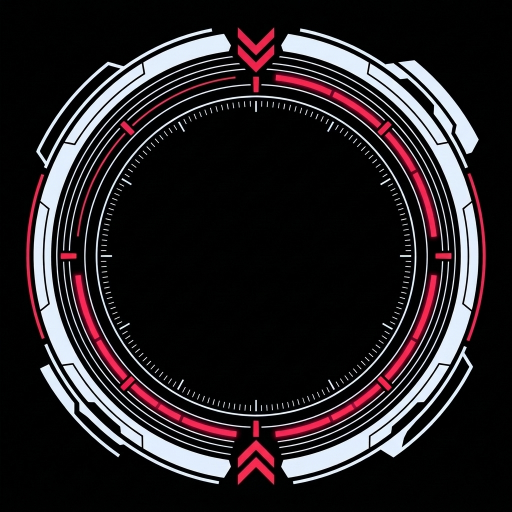
#> input picture sandbox/pilot_rig_lab/source_refs/valentina_v2_weapons/reticula_tactica_mecha_master.jpg, 1024 x 1024 px (shown at 1/2 size)
$ python build_orbital_ring_texture.py
#> lines starting #> are read from the running program, lines starting #| are printed output that depends on the picture; after the words box and inside, x2 and y2 are one past the last pixel; in counts of white or black regions, pixels touching at a corner belong together
#!/usr/bin/env python3
"""Offline compiler for top-down 1:1 orbital ring AI textures (Guns Lab — Valentina v2).

Packs a black-background top-down circular ring into 4 shader-ready RGBA channels:
  - R: Silver/structural ring luminance (0..255)
  - G: Crimson/energy accent intensity (0..255)
  - B: Radial zone mask (255 = outer ring, 0 = inner counter-rotating ring)
  - A: Clean background-knockout alpha max(R, G)

Also exports `<name>_meta.json` with calibrated split radius and main rail radius.
"""

from __future__ import annotations

import argparse
import json
from pathlib import Path

import cv2
import numpy as np

TOOLS_DIR = Path(__file__).resolve().parent
PILOT_RIG_LAB_DIR = TOOLS_DIR.parent
REPO_ROOT = PILOT_RIG_LAB_DIR.parent.parent
DEFAULT_SRC = PILOT_RIG_LAB_DIR / "source_refs" / "valentina_v2_weapons" / "reticula_tactica_mecha_master.jpg"
DEFAULT_OUT_DIR = REPO_ROOT / "assets" / "pilots" / "valentina_v2" / "planar" / "weapons"

DEFAULT_SIZE_PX: int = 1024
OUTER_UV_RADIUS: float = 0.445  # Leaves ~5.5% margin on all sides so rotation never clips


def _find_radial_split(gray: np.ndarray, cx: float, cy: float, rmax: float) -> float:
    h, w = gray.shape
    yy, xx = np.mgrid[0:h, 0:w]
    rr = np.hypot(xx - cx, yy - cy) / max(rmax, 1.0)

    best_r: float = 0.712
    best_score: float = 1e9
    for r_cand in np.linspace(0.64, 0.80, 65):
        band = (rr >= r_cand - 0.012) & (rr <= r_cand + 0.012)
        if not np.any(band):
            continue
        occ = float((gray[band] > 26).mean())
        if occ < best_score:
            best_score = occ
            best_r = float(r_cand)
    return best_r


def main() -> int:
    parser = argparse.ArgumentParser(description="Compile 1:1 orbital ring AI texture into RGBA packed channels.")
    parser.add_argument("--src", type=Path, default=DEFAULT_SRC)
    parser.add_argument("--out-dir", type=Path, default=DEFAULT_OUT_DIR)
    parser.add_argument("--name", type=str, default="valentina_mecha_ring")
    parser.add_argument("--size", type=int, default=DEFAULT_SIZE_PX)
    parser.add_argument("--split-r", type=float, default=-1.0, help="Normalized split radius inside bounding circle (0..1).")
    args = parser.parse_args()

    raw = cv2.imread(str(args.src), cv2.IMREAD_COLOR)
#> raw is the input picture: shape (1024, 1024, 3); mean B, G, R 37.4, 34.1, 39.5
    if raw is None:
        raise RuntimeError(f"Could not read source ring image: {args.src}")

    h, w = raw.shape[:2]
#> h = 1024; w = 1024
    max_ch = raw.max(axis=2)
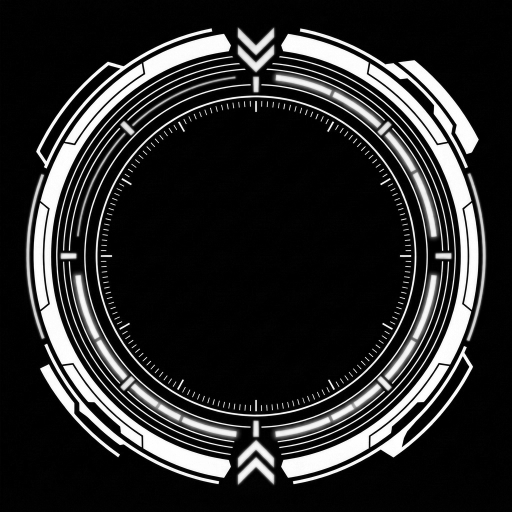
#> max_ch: shape (1024, 1024) (shown at 1/2 size); min 0, max 255, mean 42.9
    ys, xs = np.where(max_ch > 32)
    if len(xs) == 0:
        raise RuntimeError("No foreground ring pixels detected on black background.")

    cx = 0.5 * float(xs.min() + xs.max())
#> cx = 511.5
    cy = 0.5 * float(ys.min() + ys.max())
#> cy = 512
    rmax = float(max(xs.max() - cx, cx - xs.min(), ys.max() - cy, cy - ys.min()))
#> rmax = 460.5

    split_norm = args.split_r if args.split_r > 0.0 else _find_radial_split(max_ch, cx, cy, rmax)
#> in _find_radial_split, `rr = np.hypot(xx - cx, yy - cy) / max(rmax, 1.0)`:
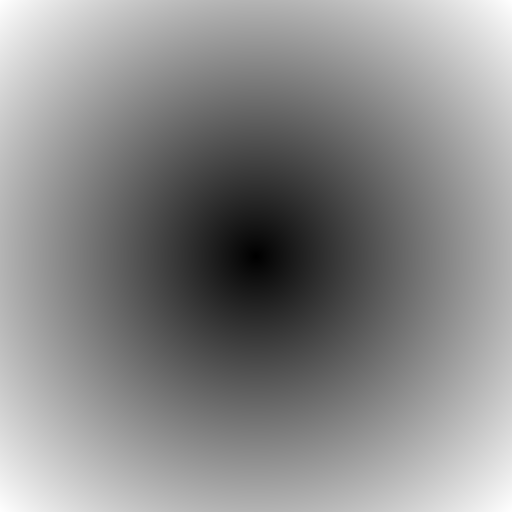
#> rr: shape (1024, 1024) float64 (shown at 1/2 size); min 0.00109, max 1.57, mean 0.851; drawn with min black and max white
#> the loop in _find_radial_split, `for r_cand in np.linspace(0.64, 0.80, 65):` made 65 passes
#> (occ, best_score) on passes 1, 28, 29, 30: (0.0679, 0.0679), (0.0613, 0.0613), (0.0108, 0.0108), (0.00746, 0.00746)
#> occ on passes 2 to 7: 0.0894, 0.112, 0.133, 0.155, 0.177, 0.198
#> pass 1, in _find_radial_split, `band = (rr >= r_cand - 0.012) & (rr <= r_cand + 0.012)`:
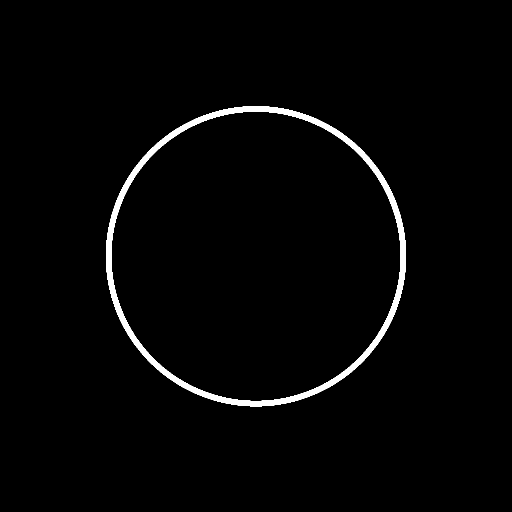
#> band: shape (1024, 1024) bool (shown at 1/2 size); 2% white; 1 white region, box (x1, y1, x2, y2) and area: (212, 212, 812, 813) 20454
#> after the loop in _find_radial_split, `for r_cand in np.linspace(0.64, 0.80, 65):`: best_r = 0.713; best_score = 0.00746
#> split_norm = 0.713

    # Re-center and fit ring to exact OUTER_UV_RADIUS inside size x size square canvas
    out_sz = max(256, int(args.size))
    target_r_px = OUTER_UV_RADIUS * float(out_sz)
    scale = target_r_px / max(rmax, 1.0)
#> scale = 0.99
    out_cx = 0.5 * float(out_sz - 1)
    out_cy = 0.5 * float(out_sz - 1)
    mat = np.array(
        [
            [scale, 0.0, out_cx - cx * scale],
            [0.0, scale, out_cy - cy * scale],
        ],
        dtype=np.float32,
    )
#> mat = [[0.99, 0, 5.35], [0, 0.99, 4.86]]
    warped = cv2.warpAffine(raw, mat, (out_sz, out_sz), flags=cv2.INTER_CUBIC, borderValue=(0, 0, 0))

    b_f = warped[:, :, 0].astype(np.float32)
    g_f = warped[:, :, 1].astype(np.float32)
    r_f = warped[:, :, 2].astype(np.float32)

    val_max = np.maximum(r_f, np.maximum(g_f, b_f))
    # Suppress dark JPEG background compression artifacts cleanly
    noise_gate = np.clip((val_max - 14.0) / 18.0, 0.0, 1.0)

    # Smooth separation between crimson energy and white-silver structure
    red_dom = r_f - np.maximum(g_f, b_f)
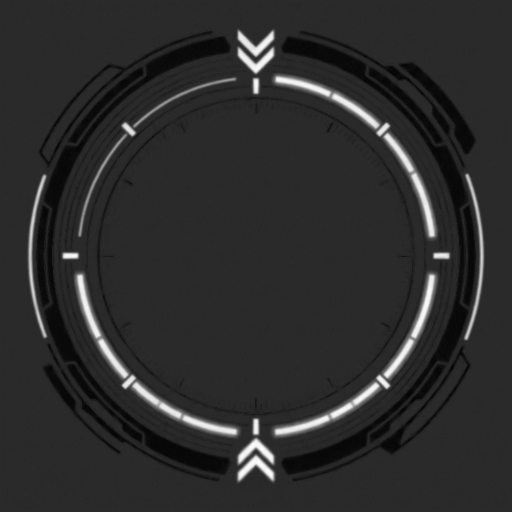
#> red_dom: shape (1024, 1024) float32 (shown at 1/2 size); min -35, max 173, mean 2.2; drawn with min black and max white
    energy_w = np.clip((red_dom - 10.0) / 36.0, 0.0, 1.0)

    energy_ch = np.clip(r_f * energy_w * noise_gate, 0.0, 255.0)
    struct_luma = np.maximum(0.299 * r_f + 0.587 * g_f + 0.114 * b_f, val_max * 0.92)
    struct_ch = np.clip(struct_luma * (1.0 - energy_w) * noise_gate, 0.0, 255.0)
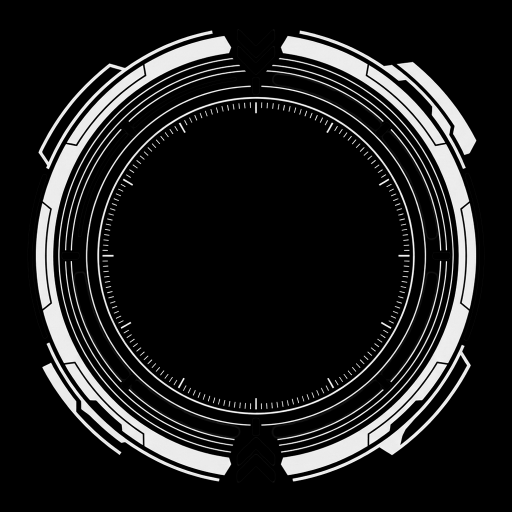
#> struct_ch: shape (1024, 1024) float32 (shown at 1/2 size); min 0, max 255, mean 31.5

    # Radial zone mask (B = 255 outer armored ring, B = 0 inner counter-rotating micro-ticks)
    yy, xx = np.mgrid[0:out_sz, 0:out_sz]
    rr_uv = np.hypot(xx - out_cx, yy - out_cy) / float(out_sz)
    split_uv = split_norm * OUTER_UV_RADIUS
#> split_uv = 0.317
    zone_ch = np.where(rr_uv >= split_uv, 255.0, 0.0).astype(np.float32)
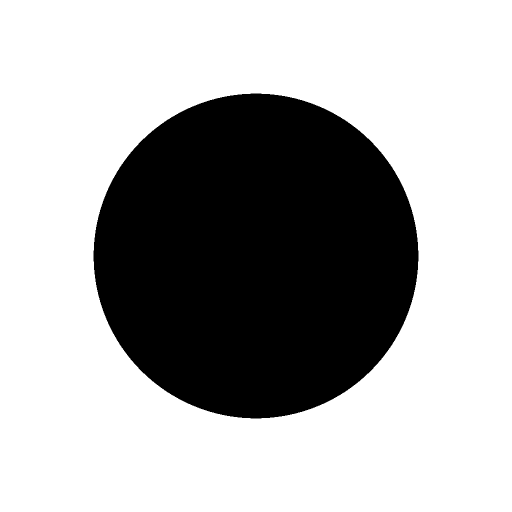
#> zone_ch: shape (1024, 1024) float32 (shown at 1/2 size); 68.4% white; 1 black region, box (x1, y1, x2, y2) and area: (187, 187, 837, 837) 331192

    alpha_ch = np.clip(np.maximum(struct_ch, energy_ch), 0.0, 255.0)

    # OpenCV writes BGRA -> B=zone, G=energy, R=structure, A=alpha
    packed = np.stack(
        [
            np.round(zone_ch).astype(np.uint8),
            np.round(energy_ch).astype(np.uint8),
            np.round(struct_ch).astype(np.uint8),
            np.round(alpha_ch).astype(np.uint8),
        ],
        axis=2,
    )
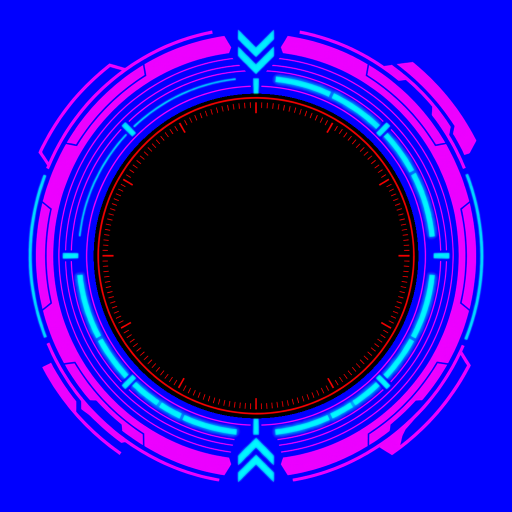
#> packed: shape (1024, 1024, 4) (shown at 1/2 size); mean of channels 0, 1, 2, 3 174.5, 7.8, 31.5, 39.2; drawn as B, G, R

    args.out_dir.mkdir(parents=True, exist_ok=True)
    out_png = args.out_dir / f"{args.name}_packed.png"
    cv2.imwrite(str(out_png), packed)

    meta = {
        "schema_version": 1,
        "name": args.name,
        "source": str(args.src.relative_to(PILOT_RIG_LAB_DIR)).replace("\\", "/")
        if args.src.is_relative_to(PILOT_RIG_LAB_DIR)
        else str(args.src),
        "size_px": [out_sz, out_sz],
        "outer_uv_radius": round(OUTER_UV_RADIUS, 4),
        "split_uv_radius": round(float(split_uv), 4),
        "main_rail_uv_radius": round(float(0.86 * OUTER_UV_RADIUS), 4),
    }
    meta_path = args.out_dir / f"{args.name}_meta.json"
    meta_path.write_text(json.dumps(meta, indent=2), encoding="utf-8")
    print(f"[DONE] Compiled {out_png.name} ({out_sz}x{out_sz}, split_uv={meta['split_uv_radius']}, main_uv={meta['main_rail_uv_radius']})")
#| [DONE] Compiled valentina_mecha_ring_packed.png (1024x1024, split_uv=0.3171, main_uv=0.3827)
    return 0


if __name__ == "__main__":
    raise SystemExit(main())
#> (the program exits here)
